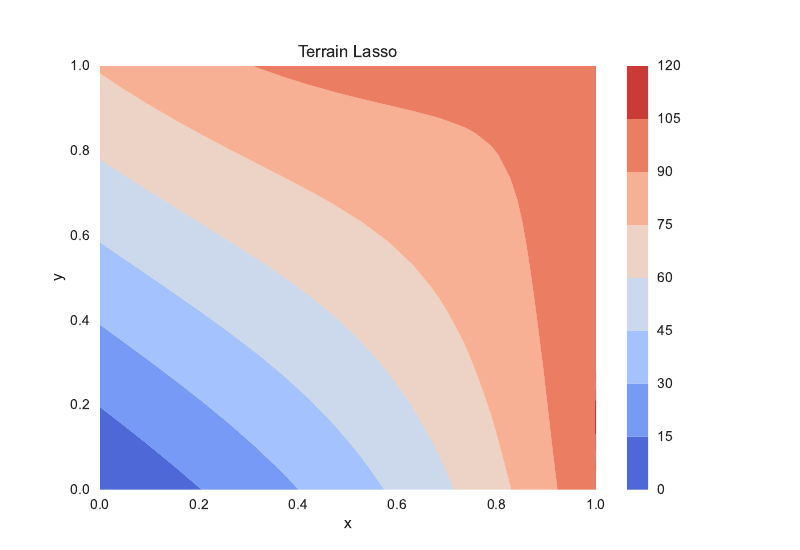

Source code (Python):
import numpy as np
import imageio.v2 as imageio
import matplotlib.pyplot as plt
from mpl_toolkits.mplot3d import Axes3D
from matplotlib import cm
from functions import *
from numpy.random import normal, uniform
from sklearn.model_selection import train_test_split
plt.style.use("seaborn-v0_8")

# Load the terrain using sample code
terrain1 = imageio.imread('SRTM_data_Norway_1.tif')
N = 20
terrain1 = terrain1[:N,:N]
z_shape = np.shape(terrain1)
x = np.linspace(0,1, z_shape[0])
y = np.linspace(0,1, z_shape[1])
x, y = np.meshgrid(x, y)

z = terrain1
z = np.asarray(z)

x = x.flatten()
y = y.flatten()
z = z.flatten()

k = 5
deg = 5
lambda_exp_start = -10
lambda_exp_stop = -3
lambda_num = 20
lambdas = np.logspace(lambda_exp_start, lambda_exp_stop, num=lambda_num)

mse_lasso_cv = np.zeros(lambda_num)
mse_lasso_cv_std = np.zeros(lambda_num)
mse_lasso = np.zeros(lambda_num) # For Lasso without crossvalidation
betas_lasso = [0]*lambda_num

X = FeatureMatrix(x, y, deg)
X_train, X_test, z_train, z_test = train_test_split(X, z, test_size=0.2)
X_train, X_test, z_train, z_test = Scale(X_train, X_test, z_train, z_test)
for i in range(lambda_num):

    mse_train_mean, mse_train_std, mse_test_mean, mse_test_std = Crossvalidation(X, z, k, model="lasso", lambda_val=lambdas[i])
    mse_lasso_cv[i] = mse_test_mean
    mse_lasso_cv_std[i] = mse_test_std

    mse_train, mse_test, r2_train, r2_test, beta = Lassofit(X_train, X_test, z_train, z_test, lambdas[i])
    mse_lasso[i] = mse_test
    betas_lasso[i] = beta
# Plot Lasso
plt.figure()
plt.title("Mean square error of lasso regression with and without crossvalidation")
plt.xlabel("Lambda")
plt.ylabel("Mean Square Error (MSE)")
plt.plot(np.log10(lambdas), mse_lasso, label="Without crossvalidation")
plt.errorbar(np.log10(lambdas), mse_lasso_cv, mse_lasso_cv_std, label="With crossvalidation", capsize=5, markeredgewidth=1)
plt.legend()
plt.savefig(f"terrain_cvlasso.pdf")


#Visualising models
from mpl_toolkits.mplot3d import Axes3D
from matplotlib import cm
from matplotlib.ticker import LinearLocator, FormatStrFormatter
from random import random, seed
#Finding the best lambda for Lasso:
min_mse = abs(mse_lasso[0])
min_ind = 0
for i in range(len(betas_lasso)):
    if abs(mse_lasso[i])<min_mse:
        beta_lasso = betas_lasso[i]
        min_mse = abs(mse_lasso[i])
        min_ind = i
print(f"Optimal lambda using Lasso: {lambdas[min_ind]}")
deg = 5
X = FeatureMatrix(x, y, deg)

# Lasso without crossvalidation
X_train, X_test, z_train, z_test = train_test_split(X, z, test_size=0.2)
X_train, X_test, z_train, z_test = Scale(X_train, X_test, z_train, z_test)

mse_train, mse_test, r2_train, r2_test, beta = Lassofit(X_train, X_test, z_train, z_test, lambdas[min_ind])
#z_shape_test = np.array([0.2*z_shape[0], z_shape[1]], dtype=int)

zpredict = X[:,1:] @ beta
zpredict = np.reshape(zpredict,z_shape)

x_plot = np.linspace(0,1, z_shape[0])
y_plot = np.linspace(0,1, z_shape[1])
x_plot,y_plot = np.meshgrid(x_plot,y_plot)


plt.figure()
plt.title("Terrain Lasso")
plt.contourf(x_plot,y_plot,zpredict,cmap=cm.coolwarm)
plt.colorbar()
plt.xlabel("x")
plt.ylabel("y")
plt.savefig("terrainlasso.pdf")

plt.figure()
plt.title("Terrain")
plt.contourf(x_plot,y_plot,zpredict,cmap=cm.coolwarm)
plt.colorbar()
plt.xlabel("x")
plt.ylabel("y")
plt.savefig("terrainlasso20x20.pdf")
